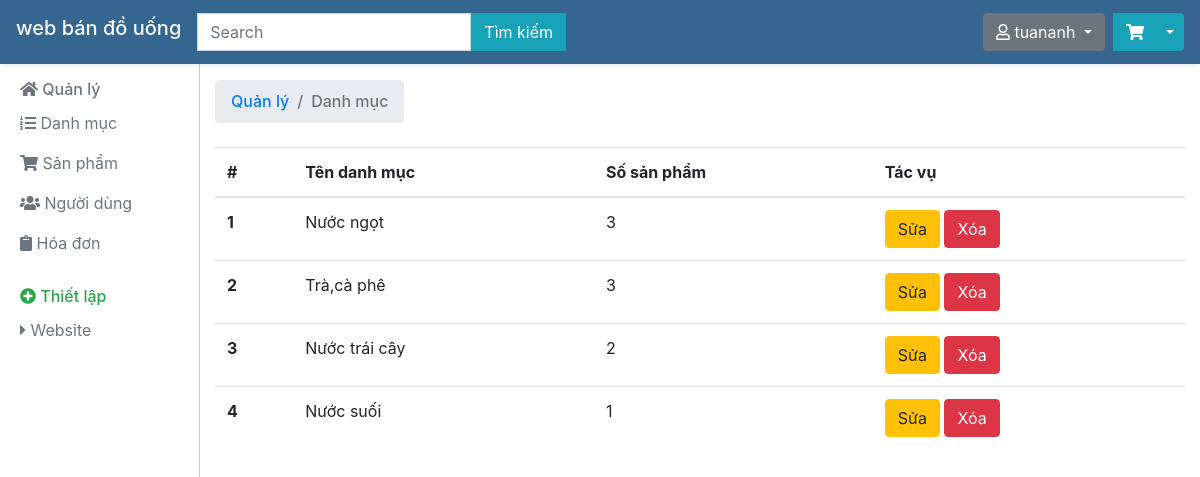
Page /quanly.php?task=qldm (signed in) on the committed database.
### tables this page shows
CREATE TABLE `danhmuc` (
  `id_danhmuc` int(10) NOT NULL,
  `ten` varchar(255) NOT NULL,
  `mota` text NOT NULL,
  `anhdaidien` varchar(255) NOT NULL
);

### controller/quanly.php (called while the page is built, shortened)
<?php
class Controller
{
	protected $model;
	public function __construct(){
		require_once('./model/model.php');
		$this->model = new Model();
	}
	public function quanlydanhmuc(){
		$listdanhmuc = $this->model->getsDanhMuc();
		require_once('./view/quanlydanhmuc.php');
	}
}
 ?>

### model/model.php (called while the page is built, shortened)
<?php
class Model
{
	protected $host,$db,$user,$pass,$conn;
	public function __construct(){
		$this->host = 'localhost';
		$this->db = 'webdouong';
		$this->user = 'root';
		$this->pass = '';
		$this->conn = new mysqli($this->host,$this->user,$this->pass,$this->db);
		$this->conn->set_charset("utf8");
	}
	public function getsDanhMuc(){
		$sql = "SELECT * FROM danhmuc";
		$result = $this->conn->query($sql);
		if($result->num_rows > 0){
			return $result;
		} else {
			return null;
		}
	}
	public function countSanPham($id_danhmuc){
		$sql = "SELECT * FROM sanpham WHERE iddanhmuc=$id_danhmuc";
		$result = $this->conn->query($sql);
		if($result->num_rows > 0){
			return $result->num_rows;
		} else {
			return 0;
		}
	}
}
 ?>

### view/quanlydanhmuc.php (the view)
<?php require_once('./view/header_quanly.php') ?>
<h6 class="sidebar-heading d-flex justify-content-between align-items-center mt-4 mb-2 text-success">
  <nav aria-label="breadcrumb">
      <ol class="breadcrumb">
        <li class="breadcrumb-item"><a href="#">Quản lý</a></li>
        <li class="breadcrumb-item active" aria-current="page">Danh mục</li>
      </ol>
    </nav>
</h6>
<div class="row">
    <div class="col-12">
        <table class="table table-hover">
            <thead>
                <tr>
                    <th scope="col">#</th>
                    <th scope="col">Tên danh mục</th>
                    <th scope="col">Số sản phẩm</th>
                    <th scope="col">Tác vụ</th>
                </tr>
            </thead>
            <tbody>
                <?php $i = 1; while($danhmuc = $listdanhmuc->fetch_assoc()){ ?>
                <tr>
                    <th scope="row"><?php echo $i; $i++ ?></th>
                    <td><?php echo $danhmuc['ten'] ?></td>
                    <td><?php echo $this->model->countSanPham($danhmuc['id_danhmuc']) ?></td>
                    <td>
                        <a href="quanly.php?task=sdm&id=<?php echo $danhmuc['id_danhmuc'] ?>"class="btn btn-warning">Sửa</a>
                        <a href="quanly.php?task=xdm&id=<?php echo $danhmuc['id_danhmuc'] ?>" class="btn btn-danger">Xóa</a>
                    </td>
                </tr>
                <?php } ?>
            </tbody>
        </table>
    </div>
</div>
<?php require_once('./view/footer_quanly.php') ?>

### view/header_quanly.php (style rules this page uses)
body { margin-top: 56px; }

### rows in the picture
danhmuc: ten "Nước ngọt", countSanPham "3"
danhmuc: ten "Trà,cà phê", countSanPham "3"
danhmuc: ten "Nước trái cây", countSanPham "2"
danhmuc: ten "Nước suối", countSanPham "1"

### other values in the picture
$_SESSION['user_data']['tendangnhap'] "tuananh"
